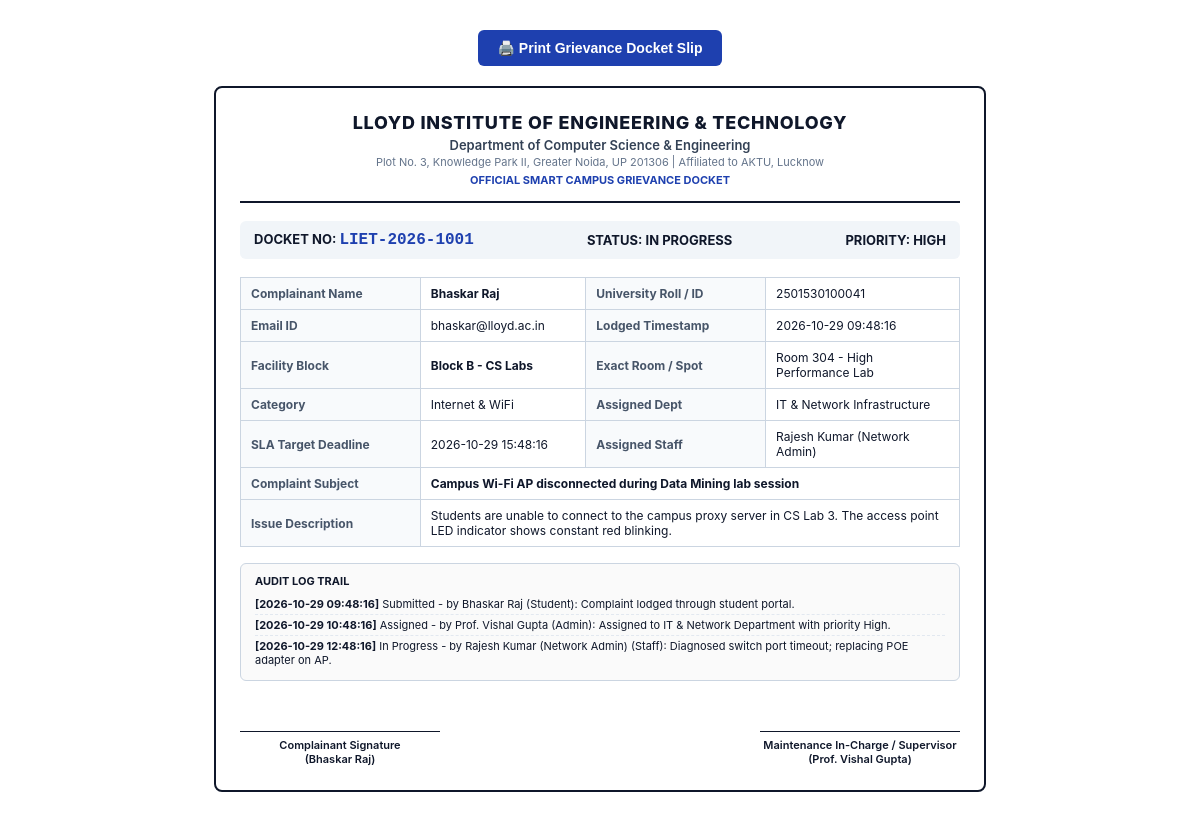
Page /print-slip/LIET-2026-1001 on the earlier database version.
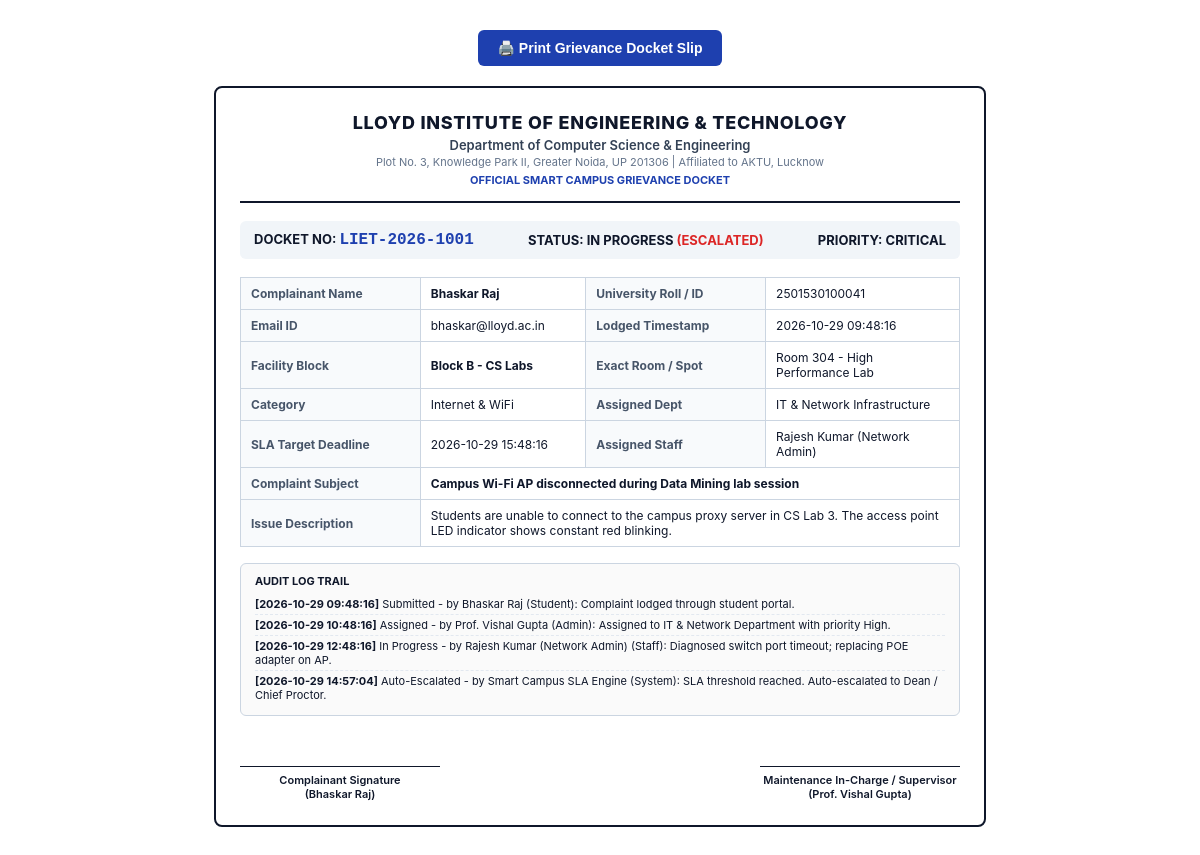
Same page on the later database version.
### tables this page shows
CREATE TABLE complaints (
        ticket_id TEXT PRIMARY KEY,
        user_id INTEGER,
        user_name TEXT,
        user_email TEXT,
        user_roll TEXT,
        category TEXT NOT NULL,
        subcategory TEXT,
        building_block TEXT NOT NULL,
        room_location TEXT NOT NULL,
        title TEXT NOT NULL,
        description TEXT NOT NULL,
        priority TEXT NOT NULL DEFAULT 'Medium',
        status TEXT NOT NULL DEFAULT 'Submitted',
        assigned_dept_id INTEGER,
        assigned_staff_name TEXT,
        image_path TEXT,
        resolution_remarks TEXT,
        resolution_image TEXT,
        sla_deadline TEXT,
        is_escalated INTEGER DEFAULT 0,
        escalated_to TEXT,
        escalated_at TEXT,
        upvotes INTEGER DEFAULT 0,
        created_at TEXT,
        updated_at TEXT,
        FOREIGN KEY (user_id) REFERENCES users (id),
        FOREIGN KEY (assigned_dept_id) REFERENCES departments (id)
    );

CREATE TABLE complaint_logs (
        id INTEGER PRIMARY KEY AUTOINCREMENT,
        ticket_id TEXT NOT NULL,
        action TEXT NOT NULL,
        performed_by TEXT NOT NULL,
        role TEXT NOT NULL,
        notes TEXT,
        created_at TEXT DEFAULT CURRENT_TIMESTAMP,
        FOREIGN KEY (ticket_id) REFERENCES complaints (ticket_id)
    );

### app.py (the view)
@app.route('/print-slip/<ticket_id>')
def print_slip(ticket_id):
    db = get_db()
    cursor = db.cursor()
    cursor.execute("""
    SELECT c.*, d.name as dept_name, d.head_name as dept_head
    FROM complaints c
    LEFT JOIN departments d ON c.assigned_dept_id = d.id
    WHERE c.ticket_id = ?
    """, (ticket_id,))
    ticket = cursor.fetchone()
    if not ticket:
        db.close()
        flash("Ticket not found for print slip.", "danger")
        return redirect(url_for('track_index'))
    cursor.execute("SELECT * FROM complaint_logs WHERE ticket_id = ? ORDER BY created_at ASC", (ticket_id,))
    logs = cursor.fetchall()
    db.close()
    return render_template('print_slip.html', ticket=ticket, logs=logs)

### app.py (called while the page is built)
@app.before_request
def load_logged_in_user():
    user_id = session.get('user_id')
    if user_id is None:
        g.user = None
    else:
        db = get_db()
        cursor = db.cursor()
        cursor.execute("SELECT * FROM users WHERE id = ?", (user_id,))
        g.user = cursor.fetchone()
        db.close()

### database.py (called while the page is built)
def get_db():
    conn = sqlite3.connect(DB_PATH)
    conn.row_factory = sqlite3.Row
    conn.execute("PRAGMA foreign_keys = ON")
    return conn

### templates/print_slip.html (shortened to what this page needs)
<!DOCTYPE html>
<html lang="en">
<head>
</head>
<body>
  <div class="no-print">
    <button class="btn-print" onclick="window.print()">🖨️ Print Grievance Docket Slip</button>
  </div>
  <div class="slip-container">
    <div class="header">
      <h1>Lloyd Institute of Engineering & Technology</h1>
      <h2>Department of Computer Science & Engineering</h2>
      <p>Plot No. 3, Knowledge Park II, Greater Noida, UP 201306 | Affiliated to AKTU, Lucknow</p>
      <p style="font-weight: 700; color: #1e40af; margin-top: 4px;">OFFICIAL SMART CAMPUS GRIEVANCE DOCKET</p>
    </div>
    <div class="ticket-badge-row">
      <div>
        <span>DOCKET NO: </span>
        <span class="ticket-id">{{ ticket.ticket_id }}</span>
      </div>
      <div>
        <span>STATUS: </span>
        <span>{{ ticket.status|upper }}</span>
        {% if ticket.is_escalated %}
          <span style="color: #dc2626;">(ESCALATED)</span>
        {% endif %}
      </div>
      <div>
        <span>PRIORITY: </span>
        <span>{{ ticket.priority|upper }}</span>
      </div>
    </div>
    <table>
      <tr>
        <th>Complainant Name</th>
        <td><b>{{ ticket.user_name }}</b></td>
        <th>University Roll / ID</th>
        <td>{{ ticket.user_roll or 'N/A' }}</td>
      </tr>
      <tr>
        <th>Email ID</th>
        <td>{{ ticket.user_email }}</td>
        <th>Lodged Timestamp</th>
        <td>{{ ticket.created_at }}</td>
      </tr>
      <tr>
        <th>Facility Block</th>
        <td><b>{{ ticket.building_block }}</b></td>
        <th>Exact Room / Spot</th>
        <td>{{ ticket.room_location }}</td>
      </tr>
      <tr>
        <th>Category</th>
        <td>{{ ticket.category }}</td>
        <th>Assigned Dept</th>
        <td>{{ ticket.dept_name or 'Unassigned' }}</td>
      </tr>
      <tr>
        <th>SLA Target Deadline</th>
        <td>{{ ticket.sla_deadline or 'Within 24 Hours' }}</td>
        <th>Assigned Staff</th>
        <td>{{ ticket.assigned_staff_name or 'Pending Dispatch' }}</td>
      </tr>
      <tr>
        <th>Complaint Subject</th>
        <td colspan="3"><b>{{ ticket.title }}</b></td>
      </tr>
      <tr>
        <th>Issue Description</th>
        <td colspan="3">{{ ticket.description }}</td>
      </tr>
    </table>
    <div class="timeline-box">
      <div style="font-weight: 700; margin-bottom: 6px; font-size: 11px; text-transform: uppercase;">
        Audit Log Trail
      </div>
      {% for log in logs %}
        <div class="timeline-entry">
          <b>[{{ log.created_at }}]</b> {{ log.action }} - by {{ log.performed_by }} ({{ log.role }}): {{ log.notes }}
        </div>
      {% endfor %}
    </div>
    <div class="signatures">
      <div class="sig-line">
        Complainant Signature<br>
        ({{ ticket.user_name }})
      </div>
      <div class="sig-line">
        Maintenance In-Charge / Supervisor<br>
        (Prof. Vishal Gupta)
      </div>
    </div>
  </div>
</body>
</html>

Differences in the rows shown:
changed complaints "IN PROGRESS": is_escalated 0 → 1 (drawn); priority "HIGH" → "CRITICAL"
added complaint_logs: created_at "2026-10-29 14:57:04", action "Auto-Escalated", performed_by "Smart Campus SLA Engine", role "System", notes "SLA threshold reached. Auto-escalated to Dean / Chief Proctor."
Other differences:
text now shown: "(ESCALATED)"
